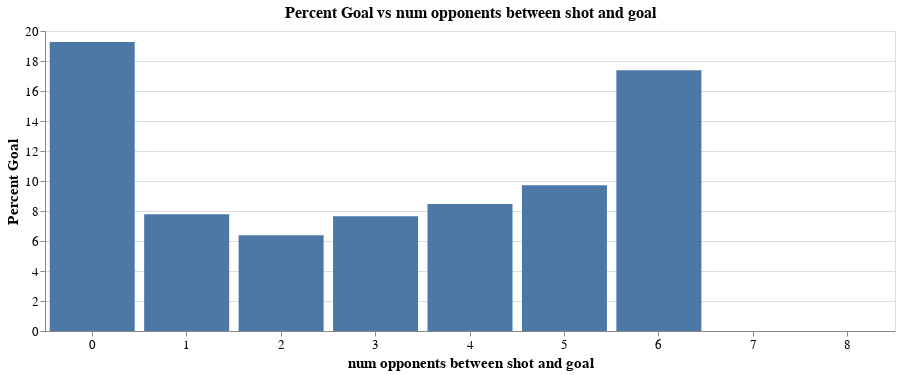

Notebook code for this chart:
### Markdown cell above
Now we can use our function to plot the desired variables:

### Code cell
plot_percent_goal_vs_attr("num opponents between shot and goal", "bar")

### Figure 1 — Vega-Lite specification as saved in the notebook (floating-point values rounded to 4 significant figures)
{"$schema": "https://vega.github.io/schema/vega-lite/v3.4.0.json", "config": {"axis": {"labelFontSize": 13, "titleFontSize": 15}, "mark": {"tooltip": null}, "title": {"fontSize": 16}, "view": {"height": 300, "width": 400}}, "data": {"name": "data-0f9190192913c6bcb351cb00592fd640"}, "datasets": {"data-0f9190192913c6bcb351cb00592fd640": [{"Goal": 931, "No Goal": 3901, "Percent Goal": 19.27, "num opponents between shot and goal": 0}, {"Goal": 214, "No Goal": 2533, "Percent Goal": 7.787, "num opponents between shot and goal": 1}, {"Goal": 52, "No Goal": 760, "Percent Goal": 6.388, "num opponents between shot and goal": 2}, {"Goal": 27, "No Goal": 323, "Percent Goal": 7.649, "num opponents between shot and goal": 3}, {"Goal": 15, "No Goal": 158, "Percent Goal": 8.475, "num opponents between shot and goal": 4}, {"Goal": 7, "No Goal": 60, "Percent Goal": 9.722, "num opponents between shot and goal": 5}, {"Goal": 4, "No Goal": 13, "Percent Goal": 17.39, "num opponents between shot and goal": 6}, {"Goal": 0, "No Goal": 1, "Percent Goal": 0, "num opponents between shot and goal": 7}, {"Goal": 0, "No Goal": 1, "Percent Goal": 0, "num opponents between shot and goal": 8}]}, "encoding": {"x": {"axis": {"labelAngle": 0, "title": "num opponents between shot and goal"}, "field": "num opponents between shot and goal", "type": "nominal"}, "y": {"axis": {"title": "Percent Goal"}, "field": "Percent Goal", "type": "quantitative"}}, "height": 300, "mark": "bar", "title": "Percent Goal vs num opponents between shot and goal", "width": 850}
